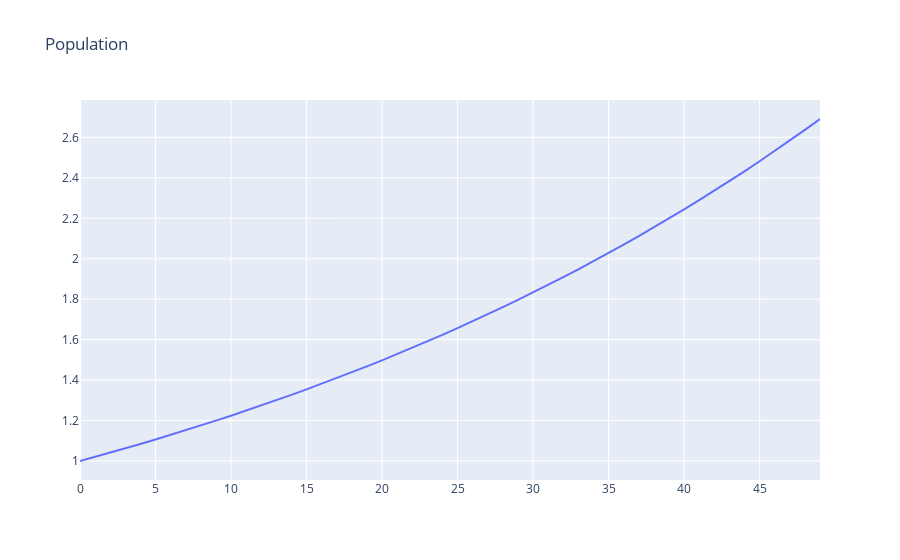
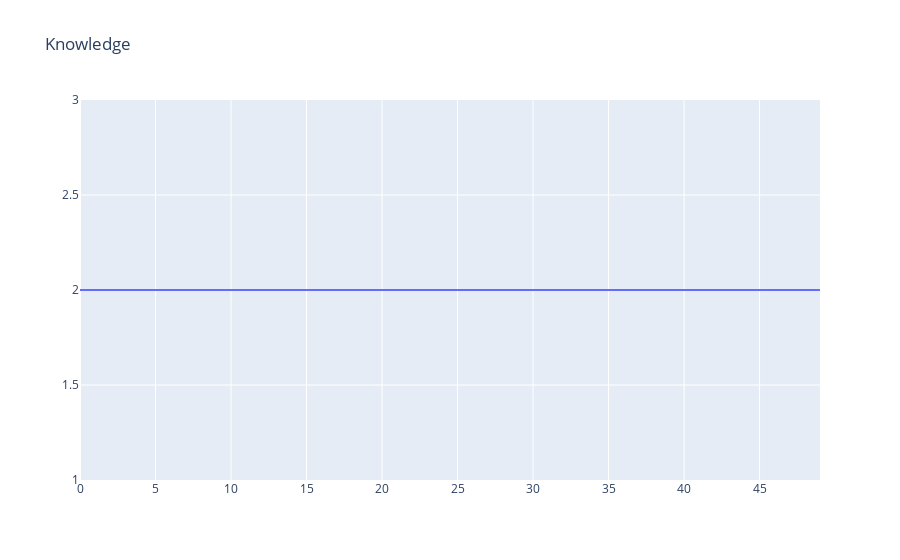
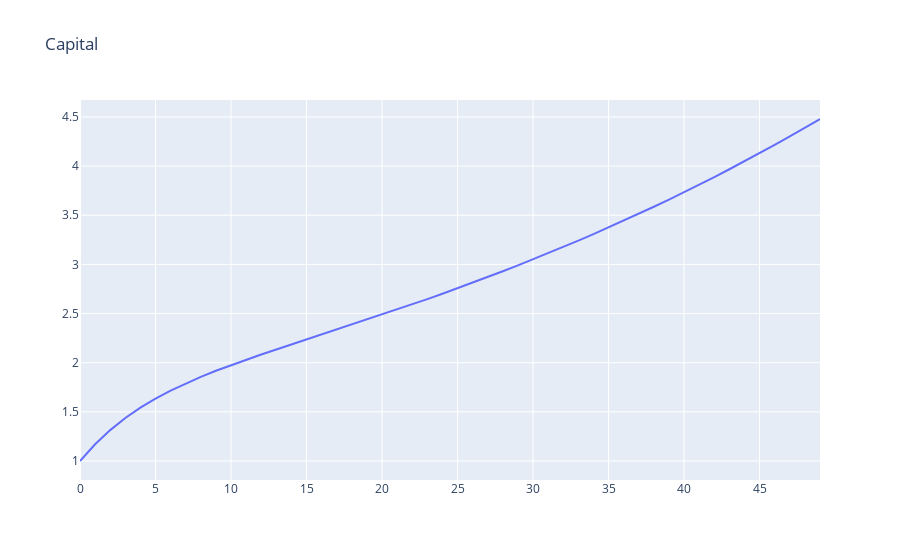

Write notebook code for charts like these, in order.
### Markdown cell above
### Version 2 - Population Growth but no Knowledge Growth

Let first modify the population growth paramter and rerun the model.

### Code cell
K.value = K_init
g_p.value = 0.02
m.solve(disp=False)

plot(m.time, [P.value], "Population", [""])
print("")
plot(m.time, [A.value], "Knowledge", [""])
print("")
plot(m.time, [K.value], "Capital", [""])
print("")
plot(m.time, [Y.value, I.value, C.value], "Production", ["Y", "I", "S"])

### Figure 1 — Plotly figure (JSON) as saved in the notebook; plotly's stock layout.template omitted (floating-point values rounded to 4 significant figures)
{"data": [{"mode": "lines", "name": "", "type": "scatter", "x": [0, 1, 2, 3, 4, 5, 6, 7, 8, 9, 10, 11, 12, 13, 14, 15, 16, 17, 18, 19, 20, 21, 22, 23, 24, 25, 26, 27, 28, 29, 30, 31, 32, 33, 34, 35, 36, 37, 38, 39, 40, 41, 42, 43, 44, 45, 46, 47, 48, 49], "y": [1, 1.02, 1.041, 1.062, 1.084, 1.106, 1.129, 1.152, 1.175, 1.199, 1.224, 1.249, 1.274, 1.3, 1.327, 1.354, 1.382, 1.41, 1.439, 1.468, 1.498, 1.528, 1.56, 1.591, 1.624, 1.657, 1.691, 1.725, 1.761, 1.797, 1.833, 1.871, 1.909, 1.948, 1.988, 2.028, 2.069, 2.112, 2.155, 2.199, 2.244, 2.289, 2.336, 2.384, 2.432, 2.482, 2.533, 2.584, 2.637, 2.691]}], "layout": {"autosize": true, "title": {"text": "Population"}, "xaxis": {"autorange": true, "range": [0, 49], "type": "linear"}, "yaxis": {"autorange": true, "range": [0.9061, 2.785], "type": "linear"}}}

### Figure 2 — Plotly figure (JSON) as saved in the notebook; plotly's stock layout.template omitted (floating-point values rounded to 4 significant figures)
{"data": [{"mode": "lines", "name": "", "type": "scatter", "x": [0, 1, 2, 3, 4, 5, 6, 7, 8, 9, 10, 11, 12, 13, 14, 15, 16, 17, 18, 19, 20, 21, 22, 23, 24, 25, 26, 27, 28, 29, 30, 31, 32, 33, 34, 35, 36, 37, 38, 39, 40, 41, 42, 43, 44, 45, 46, 47, 48, 49], "y": [2, 2, 2, 2, 2, 2, 2, 2, 2, 2, 2, 2, 2, 2, 2, 2, 2, 2, 2, 2, 2, 2, 2, 2, 2, 2, 2, 2, 2, 2, 2, 2, 2, 2, 2, 2, 2, 2, 2, 2, 2, 2, 2, 2, 2, 2, 2, 2, 2, 2]}], "layout": {"autosize": true, "title": {"text": "Knowledge"}, "xaxis": {"autorange": true, "range": [0, 49], "type": "linear"}, "yaxis": {"autorange": true, "range": [1, 3], "type": "linear"}}}

### Figure 3 — Plotly figure (JSON) as saved in the notebook; plotly's stock layout.template omitted (floating-point values rounded to 4 significant figures)
{"data": [{"mode": "lines", "name": "", "type": "scatter", "x": [0, 1, 2, 3, 4, 5, 6, 7, 8, 9, 10, 11, 12, 13, 14, 15, 16, 17, 18, 19, 20, 21, 22, 23, 24, 25, 26, 27, 28, 29, 30, 31, 32, 33, 34, 35, 36, 37, 38, 39, 40, 41, 42, 43, 44, 45, 46, 47, 48, 49], "y": [1, 1.17, 1.314, 1.437, 1.543, 1.635, 1.717, 1.79, 1.856, 1.918, 1.975, 2.03, 2.083, 2.134, 2.185, 2.235, 2.285, 2.335, 2.386, 2.436, 2.488, 2.54, 2.593, 2.646, 2.701, 2.757, 2.813, 2.871, 2.93, 2.99, 3.051, 3.113, 3.177, 3.242, 3.308, 3.376, 3.445, 3.515, 3.587, 3.66, 3.735, 3.811, 3.889, 3.968, 4.049, 4.132, 4.216, 4.302, 4.39, 4.479]}], "layout": {"autosize": true, "title": {"text": "Capital"}, "xaxis": {"autorange": true, "range": [0, 49], "type": "linear"}, "yaxis": {"autorange": true, "range": [0.8067, 4.673], "type": "linear"}}}
